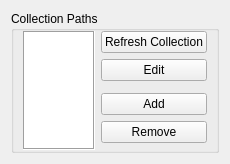
          <widget class="QWidget" name="Collection_Management_page" >
           <property name="geometry" >
            <rect>
             <x>0</x>
             <y>0</y>
             <width>206</width>
             <height>164</height>
            </rect>
           </property>
           <attribute name="label" >
            <string>Collection Management</string>
           </attribute>
           <layout class="QGridLayout" name="Collection_Management_page_gridLayout" >
            <item row="0" column="0" >
             <widget class="QGroupBox" name="Collections_Paths_groupBox" >
              <property name="title" >
               <string>Collection Paths</string>
              </property>
              <layout class="QGridLayout" name="Collections_Paths_groupBox_gridLayout" >
               <property name="topMargin" >
                <number>0</number>
               </property>
               <property name="bottomMargin" >
                <number>0</number>
               </property>
               <item row="0" column="0" >
                <widget class="QTableWidget" name="Collections_Paths_tableWidget" >
                 <property name="statusTip" >
                  <string>Collections Paths : Current Sub Collections Paths.</string>
                 </property>
                 <property name="frameShape" >
                  <enum>QFrame::Box</enum>
                 </property>
                 <property name="alternatingRowColors" >
                  <bool>true</bool>
                 </property>
                 <property name="showGrid" >
                  <bool>false</bool>
                 </property>
                </widget>
               </item>
               <item row="0" column="1" >
                <layout class="QVBoxLayout" name="Collections_Paths_verticalLayout" >
                 <item>
                  <widget class="QPushButton" name="Refresh_Collection_pushButton" >
                   <property name="statusTip" >
                    <string>Refresh Collection PushButton : Refresh Global Collection, Reparsing All Directories, Etc...</string>
                   </property>
                   <property name="text" >
                    <string>Refresh Collection</string>
                   </property>
                  </widget>
                 </item>
                 <item>
                  <widget class="QPushButton" name="Edit_Collection_pushButton" >
                   <property name="text" >
                    <string>Edit</string>
                   </property>
                  </widget>
                 </item>
                 <item>
                  <spacer name="verticalSpacer" >
                   <property name="orientation" >
                    <enum>Qt::Vertical</enum>
                   </property>
                   <property name="sizeType" >
                    <enum>QSizePolicy::Preferred</enum>
                   </property>
                   <property name="sizeHint" stdset="0" >
                    <size>
                     <width>20</width>
                     <height>40</height>
                    </size>
                   </property>
                  </spacer>
                 </item>
                 <item>
                  <widget class="QPushButton" name="Add_pushButton" >
                   <property name="statusTip" >
                    <string>Add PushButton : Add A New Sub Collection.</string>
                   </property>
                   <property name="text" >
                    <string>Add</string>
                   </property>
                  </widget>
                 </item>
                 <item>
                  <widget class="QPushButton" name="Remove_pushButton" >
                   <property name="statusTip" >
                    <string>Removes PushButton : Remove Selected Sub Collections.</string>
                   </property>
                   <property name="text" >
                    <string>Remove</string>
                   </property>
                  </widget>
                 </item>
                 <item>
                  <spacer name="Collections_Paths_verticalSpacer" >
                   <property name="orientation" >
                    <enum>Qt::Vertical</enum>
                   </property>
                   <property name="sizeHint" stdset="0" >
                    <size>
                     <width>20</width>
                     <height>40</height>
                    </size>
                   </property>
                  </spacer>
                 </item>
                </layout>
               </item>
              </layout>
             </widget>
            </item>
           </layout>
          </widget>
